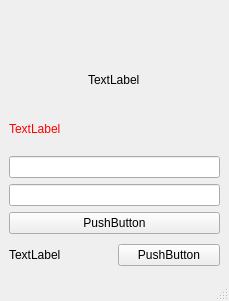
<?xml version="1.0" encoding="UTF-8"?>
<ui version="4.0">
 <class>MainWindow</class>
 <widget class="QMainWindow" name="MainWindow">
  <property name="geometry">
   <rect>
    <x>0</x>
    <y>0</y>
    <width>229</width>
    <height>301</height>
   </rect>
  </property>
  <property name="windowTitle">
   <string>MainWindow</string>
  </property>
  <widget class="QWidget" name="centralwidget">
   <layout class="QVBoxLayout" name="verticalLayout_2">
    <item>
     <layout class="QVBoxLayout" name="verticalLayout">
      <item>
       <widget class="QLabel" name="label_4">
        <property name="text">
         <string>&lt;html&gt;&lt;head/&gt;&lt;body&gt;&lt;p&gt;&lt;img width=''auto&quot;&quot; height=&quot;100&quot; src=&quot;:/some_image/some_filejpeg.jpeg&quot;/&gt;&lt;/p&gt;&lt;/body&gt;&lt;/html&gt;</string>
        </property>
       </widget>
      </item>
      <item alignment="Qt::AlignHCenter">
       <widget class="QLabel" name="label">
        <property name="text">
         <string>TextLabel</string>
        </property>
       </widget>
      </item>
      <item>
       <widget class="QLabel" name="label_3">
        <property name="palette">
         <palette>
          <active>
           <colorrole role="WindowText">
            <brush brushstyle="SolidPattern">
             <color alpha="255">
              <red>255</red>
              <green>0</green>
              <blue>0</blue>
             </color>
            </brush>
           </colorrole>
           <colorrole role="Button">
            <brush brushstyle="SolidPattern">
             <color alpha="255">
              <red>255</red>
              <green>0</green>
              <blue>0</blue>
             </color>
            </brush>
           </colorrole>
           <colorrole role="Light">
            <brush brushstyle="SolidPattern">
             <color alpha="255">
              <red>255</red>
              <green>127</green>
              <blue>127</blue>
             </color>
            </brush>
           </colorrole>
           <colorrole role="Midlight">
            <brush brushstyle="SolidPattern">
             <color alpha="255">
              <red>255</red>
              <green>63</green>
              <blue>63</blue>
             </color>
            </brush>
           </colorrole>
           <colorrole role="Dark">
            <brush brushstyle="SolidPattern">
             <color alpha="255">
              <red>127</red>
              <green>0</green>
              <blue>0</blue>
             </color>
            </brush>
           </colorrole>
           <colorrole role="Mid">
            <brush brushstyle="SolidPattern">
             <color alpha="255">
              <red>170</red>
              <green>0</green>
              <blue>0</blue>
             </color>
            </brush>
           </colorrole>
           <colorrole role="Text">
            <brush brushstyle="SolidPattern">
             <color alpha="255">
              <red>0</red>
              <green>0</green>
              <blue>0</blue>
             </color>
            </brush>
           </colorrole>
           <colorrole role="BrightText">
            <brush brushstyle="SolidPattern">
             <color alpha="255">
              <red>255</red>
              <green>255</green>
              <blue>255</blue>
             </color>
            </brush>
           </colorrole>
           <colorrole role="ButtonText">
            <brush brushstyle="SolidPattern">
             <color alpha="255">
              <red>0</red>
              <green>0</green>
              <blue>0</blue>
             </color>
            </brush>
           </colorrole>
           <colorrole role="Base">
            <brush brushstyle="SolidPattern">
             <color alpha="255">
              <red>255</red>
              <green>255</green>
              <blue>255</blue>
             </color>
            </brush>
           </colorrole>
           <colorrole role="Window">
            <brush brushstyle="SolidPattern">
             <color alpha="255">
              <red>255</red>
              <green>0</green>
              <blue>0</blue>
             </color>
            </brush>
           </colorrole>
           <colorrole role="Shadow">
            <brush brushstyle="SolidPattern">
             <color alpha="255">
              <red>0</red>
              <green>0</green>
              <blue>0</blue>
             </color>
            </brush>
           </colorrole>
           <colorrole role="AlternateBase">
            <brush brushstyle="SolidPattern">
             <color alpha="255">
              <red>255</red>
              <green>127</green>
              <blue>127</blue>
             </color>
            </brush>
           </colorrole>
           <colorrole role="ToolTipBase">
            <brush brushstyle="SolidPattern">
             <color alpha="255">
              <red>255</red>
              <green>255</green>
              <blue>220</blue>
             </color>
            </brush>
           </colorrole>
           <colorrole role="ToolTipText">
            <brush brushstyle="SolidPattern">
             <color alpha="255">
              <red>0</red>
              <green>0</green>
              <blue>0</blue>
             </color>
            </brush>
           </colorrole>
          </active>
          <inactive>
           <colorrole role="WindowText">
            <brush brushstyle="SolidPattern">
             <color alpha="255">
              <red>255</red>
              <green>0</green>
              <blue>0</blue>
             </color>
            </brush>
           </colorrole>
           <colorrole role="Button">
            <brush brushstyle="SolidPattern">
             <color alpha="255">
              <red>255</red>
              <green>0</green>
              <blue>0</blue>
             </color>
            </brush>
           </colorrole>
           <colorrole role="Light">
            <brush brushstyle="SolidPattern">
             <color alpha="255">
              <red>255</red>
              <green>127</green>
              <blue>127</blue>
             </color>
            </brush>
           </colorrole>
           <colorrole role="Midlight">
            <brush brushstyle="SolidPattern">
             <color alpha="255">
              <red>255</red>
              <green>63</green>
              <blue>63</blue>
             </color>
            </brush>
           </colorrole>
           <colorrole role="Dark">
            <brush brushstyle="SolidPattern">
             <color alpha="255">
              <red>127</red>
              <green>0</green>
              <blue>0</blue>
             </color>
            </brush>
           </colorrole>
           <colorrole role="Mid">
            <brush brushstyle="SolidPattern">
             <color alpha="255">
              <red>170</red>
              <green>0</green>
              <blue>0</blue>
             </color>
            </brush>
           </colorrole>
           <colorrole role="Text">
            <brush brushstyle="SolidPattern">
             <color alpha="255">
              <red>0</red>
              <green>0</green>
              <blue>0</blue>
             </color>
            </brush>
           </colorrole>
           <colorrole role="BrightText">
            <brush brushstyle="SolidPattern">
             <color alpha="255">
              <red>255</red>
              <green>255</green>
              <blue>255</blue>
             </color>
            </brush>
           </colorrole>
           <colorrole role="ButtonText">
            <brush brushstyle="SolidPattern">
             <color alpha="255">
              <red>0</red>
              <green>0</green>
              <blue>0</blue>
             </color>
            </brush>
           </colorrole>
           <colorrole role="Base">
            <brush brushstyle="SolidPattern">
             <color alpha="255">
              <red>255</red>
              <green>255</green>
              <blue>255</blue>
             </color>
            </brush>
           </colorrole>
           <colorrole role="Window">
            <brush brushstyle="SolidPattern">
             <color alpha="255">
              <red>255</red>
              <green>0</green>
              <blue>0</blue>
             </color>
            </brush>
           </colorrole>
           <colorrole role="Shadow">
            <brush brushstyle="SolidPattern">
             <color alpha="255">
              <red>0</red>
              <green>0</green>
              <blue>0</blue>
             </color>
            </brush>
           </colorrole>
           <colorrole role="AlternateBase">
            <brush brushstyle="SolidPattern">
             <color alpha="255">
              <red>255</red>
              <green>127</green>
              <blue>127</blue>
             </color>
            </brush>
           </colorrole>
           <colorrole role="ToolTipBase">
            <brush brushstyle="SolidPattern">
             <color alpha="255">
              <red>255</red>
              <green>255</green>
              <blue>220</blue>
             </color>
            </brush>
           </colorrole>
           <colorrole role="ToolTipText">
            <brush brushstyle="SolidPattern">
             <color alpha="255">
              <red>0</red>
              <green>0</green>
              <blue>0</blue>
             </color>
            </brush>
           </colorrole>
          </inactive>
          <disabled>
           <colorrole role="WindowText">
            <brush brushstyle="SolidPattern">
             <color alpha="255">
              <red>127</red>
              <green>0</green>
              <blue>0</blue>
             </color>
            </brush>
           </colorrole>
           <colorrole role="Button">
            <brush brushstyle="SolidPattern">
             <color alpha="255">
              <red>255</red>
              <green>0</green>
              <blue>0</blue>
             </color>
            </brush>
           </colorrole>
           <colorrole role="Light">
            <brush brushstyle="SolidPattern">
             <color alpha="255">
              <red>255</red>
              <green>127</green>
              <blue>127</blue>
             </color>
            </brush>
           </colorrole>
           <colorrole role="Midlight">
            <brush brushstyle="SolidPattern">
             <color alpha="255">
              <red>255</red>
              <green>63</green>
              <blue>63</blue>
             </color>
            </brush>
           </colorrole>
           <colorrole role="Dark">
            <brush brushstyle="SolidPattern">
             <color alpha="255">
              <red>127</red>
              <green>0</green>
              <blue>0</blue>
             </color>
            </brush>
           </colorrole>
           <colorrole role="Mid">
            <brush brushstyle="SolidPattern">
             <color alpha="255">
              <red>170</red>
              <green>0</green>
              <blue>0</blue>
             </color>
            </brush>
           </colorrole>
           <colorrole role="Text">
            <brush brushstyle="SolidPattern">
             <color alpha="255">
              <red>127</red>
              <green>0</green>
              <blue>0</blue>
             </color>
            </brush>
           </colorrole>
           <colorrole role="BrightText">
            <brush brushstyle="SolidPattern">
             <color alpha="255">
              <red>255</red>
              <green>255</green>
              <blue>255</blue>
             </color>
            </brush>
           </colorrole>
           <colorrole role="ButtonText">
            <brush brushstyle="SolidPattern">
             <color alpha="255">
              <red>127</red>
              <green>0</green>
              <blue>0</blue>
             </color>
            </brush>
           </colorrole>
           <colorrole role="Base">
            <brush brushstyle="SolidPattern">
             <color alpha="255">
              <red>255</red>
              <green>0</green>
              <blue>0</blue>
             </color>
            </brush>
           </colorrole>
           <colorrole role="Window">
            <brush brushstyle="SolidPattern">
             <color alpha="255">
              <red>255</red>
              <green>0</green>
              <blue>0</blue>
             </color>
            </brush>
           </colorrole>
           <colorrole role="Shadow">
            <brush brushstyle="SolidPattern">
             <color alpha="255">
              <red>0</red>
              <green>0</green>
              <blue>0</blue>
             </color>
            </brush>
           </colorrole>
           <colorrole role="AlternateBase">
            <brush brushstyle="SolidPattern">
             <color alpha="255">
              <red>255</red>
              <green>0</green>
              <blue>0</blue>
             </color>
            </brush>
           </colorrole>
           <colorrole role="ToolTipBase">
            <brush brushstyle="SolidPattern">
             <color alpha="255">
              <red>255</red>
              <green>255</green>
              <blue>220</blue>
             </color>
            </brush>
           </colorrole>
           <colorrole role="ToolTipText">
            <brush brushstyle="SolidPattern">
             <color alpha="255">
              <red>0</red>
              <green>0</green>
              <blue>0</blue>
             </color>
            </brush>
           </colorrole>
          </disabled>
         </palette>
        </property>
        <property name="text">
         <string>TextLabel</string>
        </property>
       </widget>
      </item>
      <item>
       <widget class="QLineEdit" name="lineEdit"/>
      </item>
      <item>
       <widget class="QLineEdit" name="lineEdit_2"/>
      </item>
      <item>
       <widget class="QPushButton" name="pushButton">
        <property name="text">
         <string>PushButton</string>
        </property>
       </widget>
      </item>
      <item>
       <layout class="QHBoxLayout" name="horizontalLayout">
        <item>
         <widget class="QLabel" name="label_2">
          <property name="minimumSize">
           <size>
            <width>0</width>
            <height>30</height>
           </size>
          </property>
          <property name="maximumSize">
           <size>
            <width>240</width>
            <height>30</height>
           </size>
          </property>
          <property name="text">
           <string>TextLabel</string>
          </property>
         </widget>
        </item>
        <item>
         <widget class="QPushButton" name="pushButton_2">
          <property name="text">
           <string>PushButton</string>
          </property>
         </widget>
        </item>
       </layout>
      </item>
     </layout>
    </item>
   </layout>
  </widget>
  <widget class="QMenuBar" name="menubar">
   <property name="geometry">
    <rect>
     <x>0</x>
     <y>0</y>
     <width>229</width>
     <height>21</height>
    </rect>
   </property>
  </widget>
  <widget class="QStatusBar" name="statusbar"/>
 </widget>
 <resources>
  <include location="../Source/image/main_photo.qrc"/>
 </resources>
 <connections/>
</ui>
